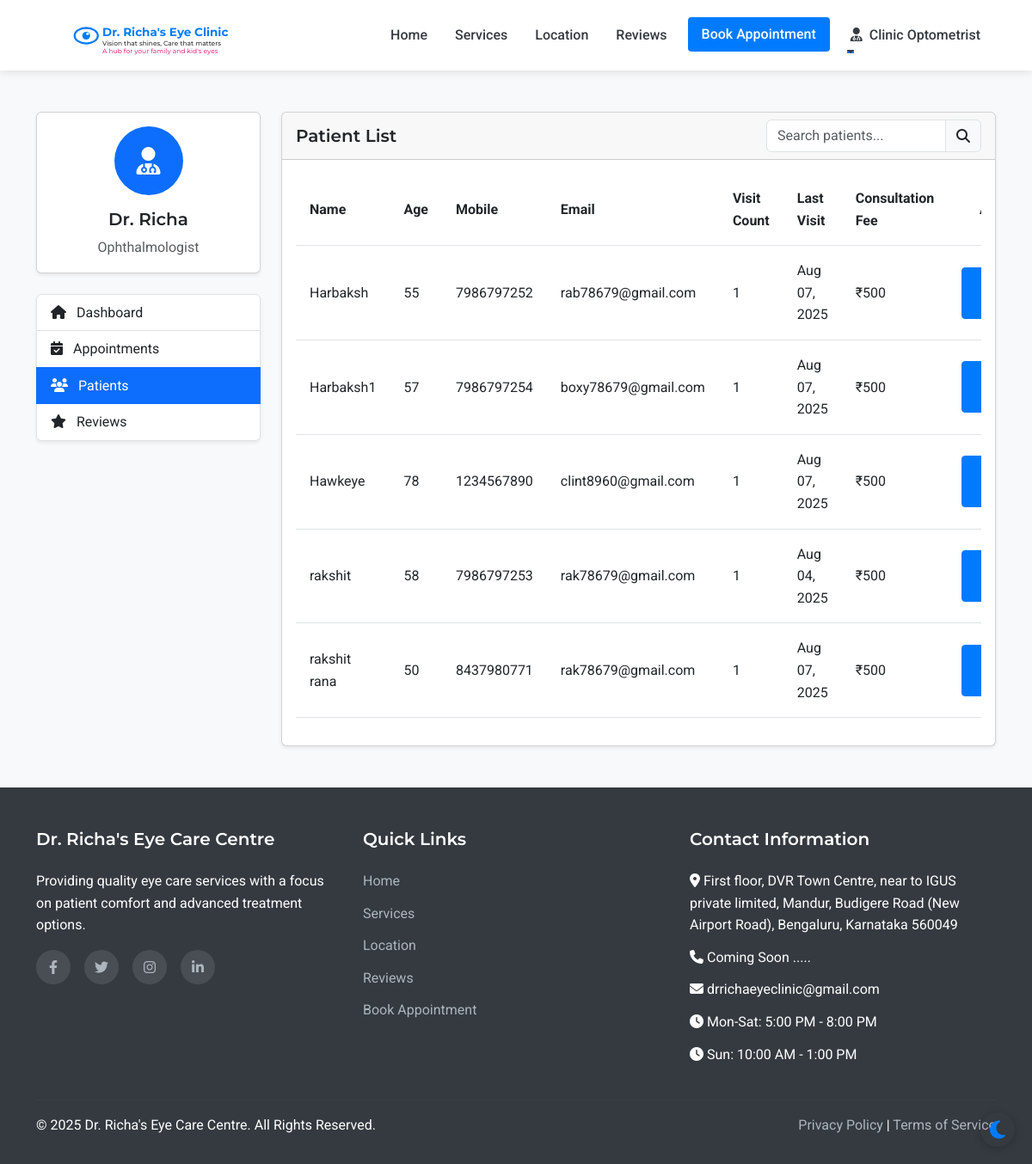
The app's page /admin/patients (signed in), older data.
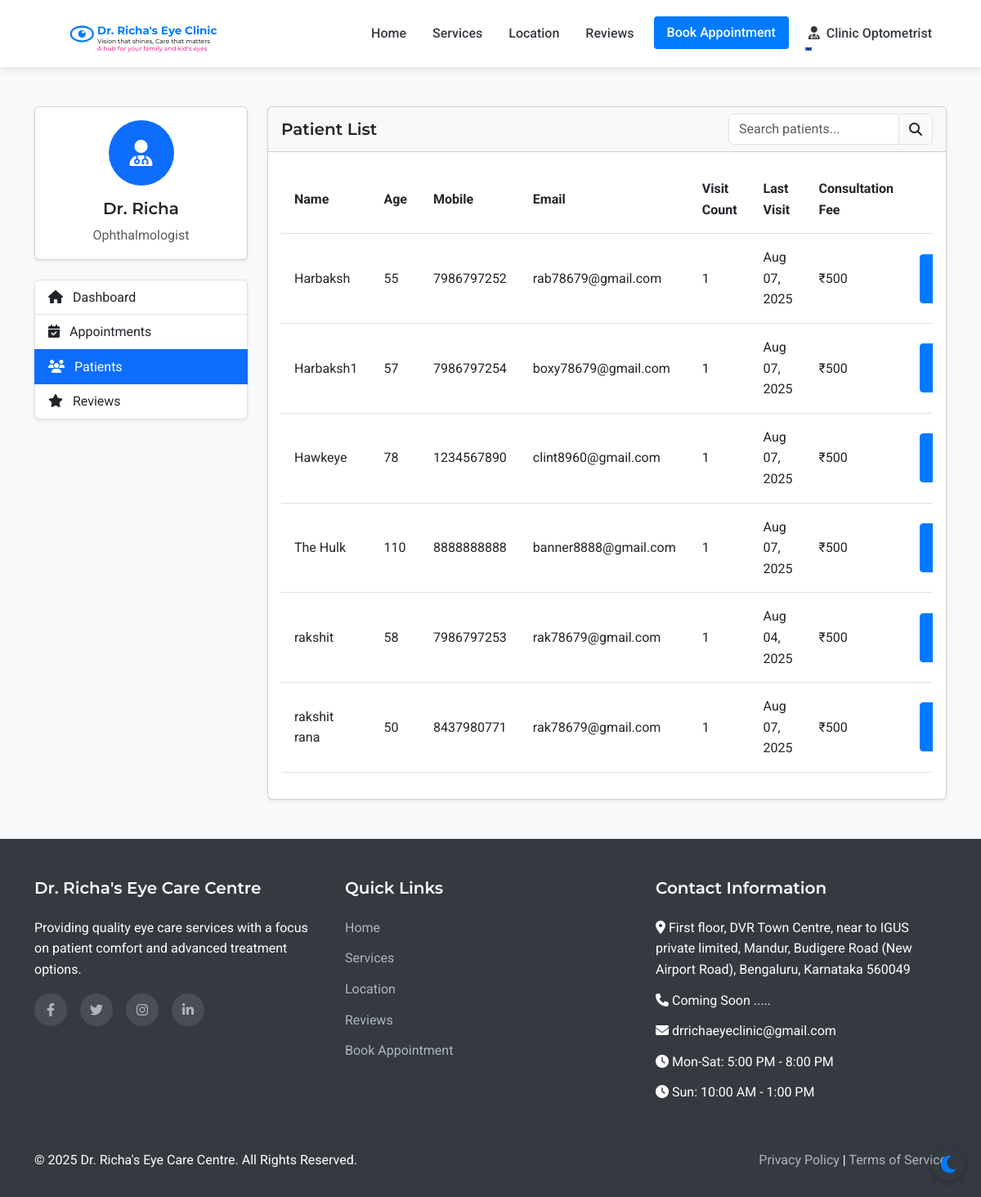
The same page, newer data.
### models.py (models this page shows, shortened)
class Staff(UserMixin, db.Model):
    __abstract__ = True
    id = db.Column(db.Integer, primary_key=True)
    username = db.Column(db.String(64), unique=True, nullable=False)
    email = db.Column(db.String(120), unique=True, nullable=False)
    password_hash = db.Column(db.String(256), nullable=False)
    full_name = db.Column(db.String(100), nullable=False)
    mobile_number = db.Column(db.String(15), nullable=False)

class Assistant(Staff):
    __tablename__ = 'assistant'
    position = db.Column(db.String(100), nullable=True, default='Optometrist')
    full_name = db.Column(db.String(100), nullable=True, default='Optometrist')
    joining_date = db.Column(db.Date, nullable=True)
    salary_records = db.relationship('Salary', backref='assistant', lazy=True)

class Patient(UserMixin, db.Model):
    id = db.Column(db.Integer, primary_key=True)
    full_name = db.Column(db.String(100), nullable=False)
    mobile_number = db.Column(db.String(15), nullable=False)
    email = db.Column(db.String(100), nullable=True)
    age = db.Column(db.Integer, nullable=False)
    sex = db.Column(db.String(10), nullable=True)
    password_hash = db.Column(db.String(256), nullable=True)
    is_registered = db.Column(db.Boolean, default=False)
    created_at = db.Column(db.DateTime, nullable=False, default=datetime.utcnow)
    appointments = db.relationship('Appointment', backref='patient', lazy=True)
    doctor_prescriptions = db.relationship('DoctorPrescription', backref='patient', lazy=True)
    optometrist_prescriptions = db.relationship('OptometristPrescription', backref='patient', lazy=True)

class Appointment(db.Model):
    id = db.Column(db.Integer, primary_key=True)
    patient_id = db.Column(db.Integer, db.ForeignKey('patient.id'), nullable=False)
    appointment_date = db.Column(db.Date, nullable=False)
    appointment_time = db.Column(db.Time, nullable=False)
    primary_issue = db.Column(db.Text, nullable=True)
    referral_info = db.Column(db.String(255), nullable=True)
    status = db.Column(db.String(20), default='scheduled')  # scheduled, completed, cancelled
    created_at = db.Column(db.DateTime, default=datetime.utcnow)
    consultation_fee = db.Column(db.Float, nullable=False, default=500.0)
    payment_status = db.Column(db.String(20), default='pending')  # pending, paid

### routes.py (the view)
@app.route('/admin/patients')
@login_required
def admin_patients():
    if not (isinstance(current_user, Admin) or isinstance(current_user, Doctor) or isinstance(current_user, Assistant)):
        flash('Access denied. Staff privileges required.', 'danger')
        return redirect(url_for('index'))
    patients = Patient.query.order_by(Patient.full_name).all()
    return render_template('admin/patients.html', patients=patients)

### templates/admin/patients.html (shortened to what this page needs)
{% extends 'layout.html' %}
{% block content %}
<section class="py-5 bg-light">
    <div class="container">
        <div class="row">
            <div class="col-lg-3 mb-4">
                <div class="card shadow-sm mb-4">
                    <div class="card-body text-center">
                        <div class="avatar-circle bg-primary text-white mb-3">
                            <i class="fas fa-user-md fa-2x"></i>
                        </div>
                        <h5 class="card-title">Dr. Richa</h5>
                        <p class="card-text text-muted">Ophthalmologist</p>
                    </div>
                </div>
                <div class="list-group shadow-sm">
                    <a href="{{ url_for('admin_dashboard') }}" class="list-group-item list-group-item-action">
                        <i class="fas fa-home me-2"></i> Dashboard
                    </a>
                    <a href="{{ url_for('admin_appointments') }}" class="list-group-item list-group-item-action">
                        <i class="fas fa-calendar-check me-2"></i> Appointments
                    </a>
                    <a href="{{ url_for('admin_patients') }}" class="list-group-item list-group-item-action active">
                        <i class="fas fa-users me-2"></i> Patients
                    </a>
                    <a href="{{ url_for('admin_reviews') }}" class="list-group-item list-group-item-action">
                        <i class="fas fa-star me-2"></i> Reviews
                    </a>
                </div>
            </div>
            <div class="col-lg-9">
                <div class="card shadow-sm">
                    <div class="card-header d-flex justify-content-between align-items-center">
                        <h5 class="mb-0">Patient List</h5>
                        <div class="input-group" style="width: 250px;">
                            <input type="text" class="form-control" id="patientSearch" placeholder="Search patients...">
                            <span class="input-group-text"><i class="fas fa-search"></i></span>
                        </div>
                    </div>
                    <div class="card-body">
                        <div class="table-responsive">
                            <table class="table table-hover" id="patientsTable">
                                <thead>
                                    <tr>
                                        <th>Name</th>
                                        <th>Age</th>
                                        <th>Mobile</th>
                                        <th>Email</th>
                                        <th>Visit Count</th>
                                        <th>Last Visit</th>
                                        <th>Consultation Fee</th>
                                        <th class="text-center">Actions</th>
                                    </tr>
                                </thead>
                                <tbody>
                                    {% for patient in patients %}
                                        <tr>
                                            <td>{{ patient.full_name }}</td>
                                            <td>{{ patient.age }}</td>
                                            <td>{{ patient.mobile_number }}</td>
                                            <td>{{ patient.email }}</td>
                                            <td>{{ patient.appointments|length }}</td>
                                            <td>
                                                {% if patient.appointments %}
                                                    {% set last_appointment = patient.appointments|sort(attribute='appointment_date', reverse=True)|first %}
                                                    {{ last_appointment.appointment_date.strftime('%b %d, %Y') }}
                                                {% else %}
                                                    {{ patient.created_at.strftime('%b %d, %Y') }}
                                                {% endif %}
                                            </td>
                                            <td>₹500</td>
                                            <td>
                                                <a href="{{ url_for('admin_patient_view', patient_id=patient.id) }}" class="btn btn-sm btn-primary">
                                                </a>
                                            </td>
                                        </tr>
                                    {% endfor %}
                                </tbody>
                            </table>
                        </div>
                    </div>
                </div>
            </div>
        </div>
    </div>
</section>
{% endblock %}

### templates/layout.html (shortened to what this page needs)
<!DOCTYPE html>
<html lang="en">
<head>
    <link href="https://cdn.jsdelivr.net/npm/bootstrap@5.3.0-alpha1/dist/css/bootstrap.min.css" rel="stylesheet">
    <link rel="stylesheet" href="https://cdn.jsdelivr.net/npm/flatpickr/dist/flatpickr.min.css">
    <link rel="stylesheet" href="https://cdnjs.cloudflare.com/ajax/libs/font-awesome/6.1.1/css/all.min.css">
    <link rel="stylesheet" href="{{ url_for('static', filename='css/style.css') }}">
</head>
<body>
    <nav class="navbar navbar-expand-lg sticky-top">
        <div class="container">
            <a class="navbar-brand" href="{{ url_for('index') }}" id="clinic-logo">
                <div id="interactive-logo-container" style="height: 60px;"></div>
            </a>
            <div class="collapse navbar-collapse" id="navbarNav">
                <ul class="navbar-nav ms-auto">
                    <li class="nav-item">
                        <a class="nav-link {% if request.path == url_for('index') %}active{% endif %}" href="{{ url_for('index') }}">Home</a>
                    </li>
                    <li class="nav-item">
                        <a class="nav-link {% if request.path == url_for('services') %}active{% endif %}" href="{{ url_for('services') }}">Services</a>
                    </li>
                    <li class="nav-item">
                        <a class="nav-link {% if request.path == url_for('location') %}active{% endif %}" href="{{ url_for('location') }}">Location</a>
                    </li>
                    <li class="nav-item">
                        <a class="nav-link {% if request.path == url_for('reviews') %}active{% endif %}" href="{{ url_for('reviews') }}">Reviews</a>
                    </li>
                    <li class="nav-item">
                        <a class="nav-link btn btn-primary text-white px-3 ms-lg-2" href="{{ url_for('appointment') }}">Book Appointment</a>
                    </li>
                    {% if current_user.is_authenticated %}
                        {% if current_user.__class__.__name__ == 'Patient' %}
                            <li class="nav-item dropdown">
                                <a class="nav-link dropdown-toggle" href="#" id="navbarDropdown" role="button" data-bs-toggle="dropdown" aria-expanded="false">
                                    <i class="fas fa-user me-1"></i> {{ current_user.full_name }}
                                </a>
                                <ul class="dropdown-menu dropdown-menu-end" aria-labelledby="navbarDropdown">
                                    <li><a class="dropdown-item" href="{{ url_for('patient_dashboard') }}">Dashboard</a></li>
                                    <li><a class="dropdown-item" href="{{ url_for('patient_appointments') }}">My Appointments</a></li>
                                    <li><a class="dropdown-item" href="{{ url_for('patient_medical_records') }}">Medical Records</a></li>
                                    <li><hr class="dropdown-divider"></li>
                                    <li><a class="dropdown-item" href="{{ url_for('patient_logout') }}">Logout</a></li>
                                </ul>
                            </li>
                        {% else %}
                            <li class="nav-item dropdown">
                                <a class="nav-link dropdown-toggle" href="#" id="navbarDropdown" role="button" data-bs-toggle="dropdown" aria-expanded="false">
                                    <i class="fas fa-user-md me-1"></i> {{ current_user.full_name }}
                                </a>
                            </li>
                        {% endif %}
                    {% endif %}
                </ul>
            </div>
        </div>
    </nav>
    <main>
        {% block content %}{% endblock %}
    </main>
    <footer>
        <div class="container">
            <div class="row">
                <div class="col-md-4 mb-4 mb-md-0">
                    <h5>Dr. Richa's Eye Care Centre</h5>
                    <p class="mb-3">Providing quality eye care services with a focus on patient comfort and advanced treatment options.</p>
                    <div class="social-icons">
                        <a href="#" aria-label="Facebook"><i class="fab fa-facebook-f"></i></a>
                        <a href="#" aria-label="Twitter"><i class="fab fa-twitter"></i></a>
                        <a href="#" aria-label="Instagram"><i class="fab fa-instagram"></i></a>
                        <a href="#" aria-label="LinkedIn"><i class="fab fa-linkedin-in"></i></a>
                    </div>
                </div>
                <div class="col-md-4 mb-4 mb-md-0">
                    <h5>Quick Links</h5>
                    <ul>
                        <li><a href="{{ url_for('index') }}">Home</a></li>
                        <li><a href="{{ url_for('services') }}">Services</a></li>
                        <li><a href="{{ url_for('location') }}">Location</a></li>
                        <li><a href="{{ url_for('reviews') }}">Reviews</a></li>
                        <li><a href="{{ url_for('appointment') }}">Book Appointment</a></li>
                    </ul>
                </div>
                <div class="col-md-4">
                    <h5>Contact Information</h5>
                    <ul>
                        <li><i class="fas fa-map-marker-alt"></i> First floor, DVR Town Centre, near to     IGUS private limited, Mandur, Budigere Road (New Airport Road), Bengaluru, Karnataka 560049</li>
                        <li><i class="fas fa-phone"></i> Coming Soon .....</li>
                        <li><i class="fas fa-envelope"></i> drrichaeyeclinic@gmail.com</li>
                        <li><i class="fas fa-clock"></i> Mon-Sat: 5:00 PM - 8:00 PM</li>
                        <li><i class="fas fa-clock"></i> Sun: 10:00 AM - 1:00 PM</li>
                    </ul>
                </div>
            </div>
            <hr class="mt-4 mb-3" style="border-color: rgba(255,255,255,0.1);">
            <div class="row">
                <div class="col-md-6">
                    <p class="mb-md-0">&copy; {{ now.year }} Dr. Richa's Eye Care Centre. All Rights Reserved.</p>
                </div>
                <div class="col-md-6 text-md-end">
                    <p class="mb-0">
                        <a href="#">Privacy Policy</a> |
                        <a href="#">Terms of Service</a>
                    </p>
                </div>
            </div>
        </div>
    </footer>
</body>
</html>

Row changes from the older to the newer data that the page shows:
added Patient: full_name "The Hulk", age "110", mobile_number "8888888888", email "banner8888@gmail.com", appointments|length "1"
added Appointment: appointment_date "Aug 07, 2025"
